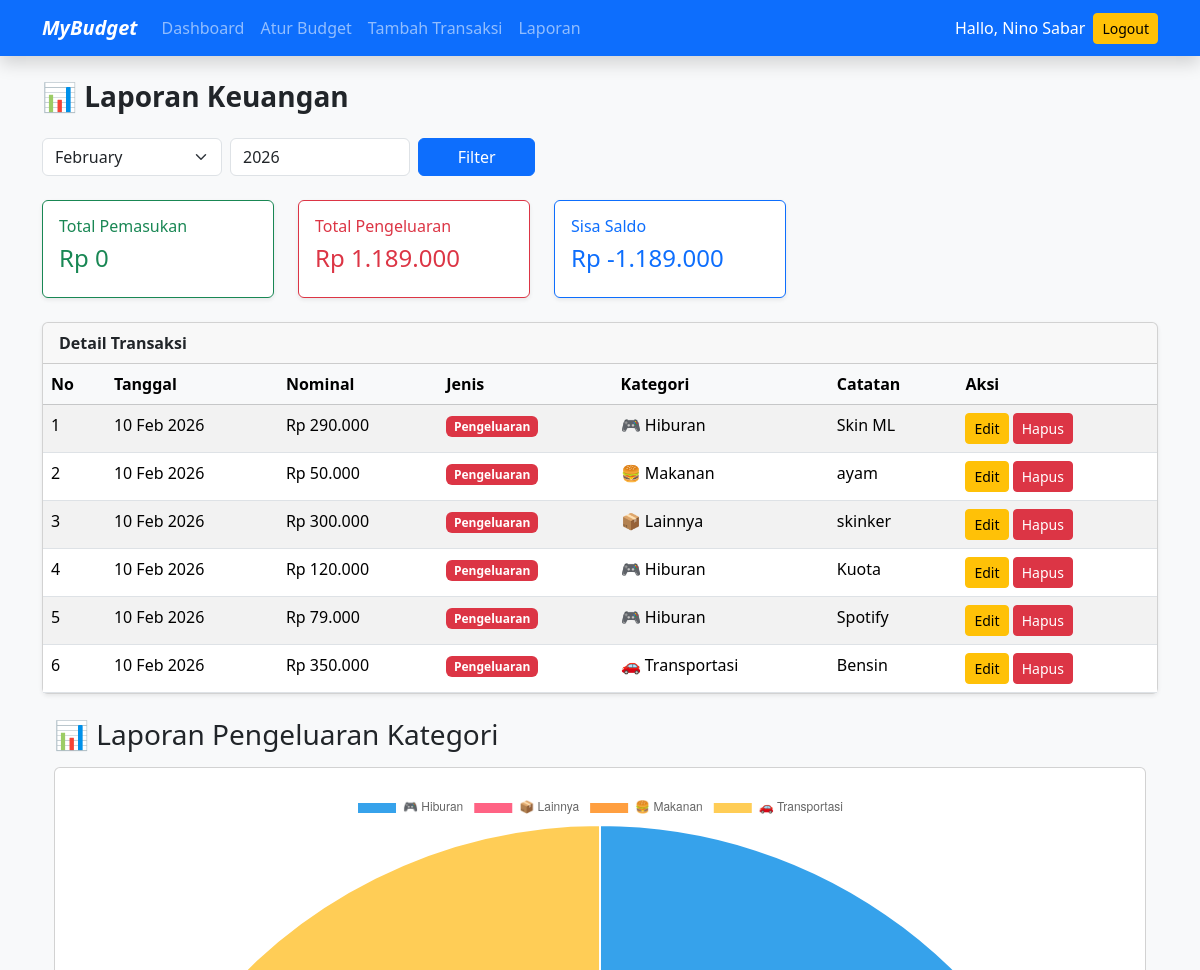
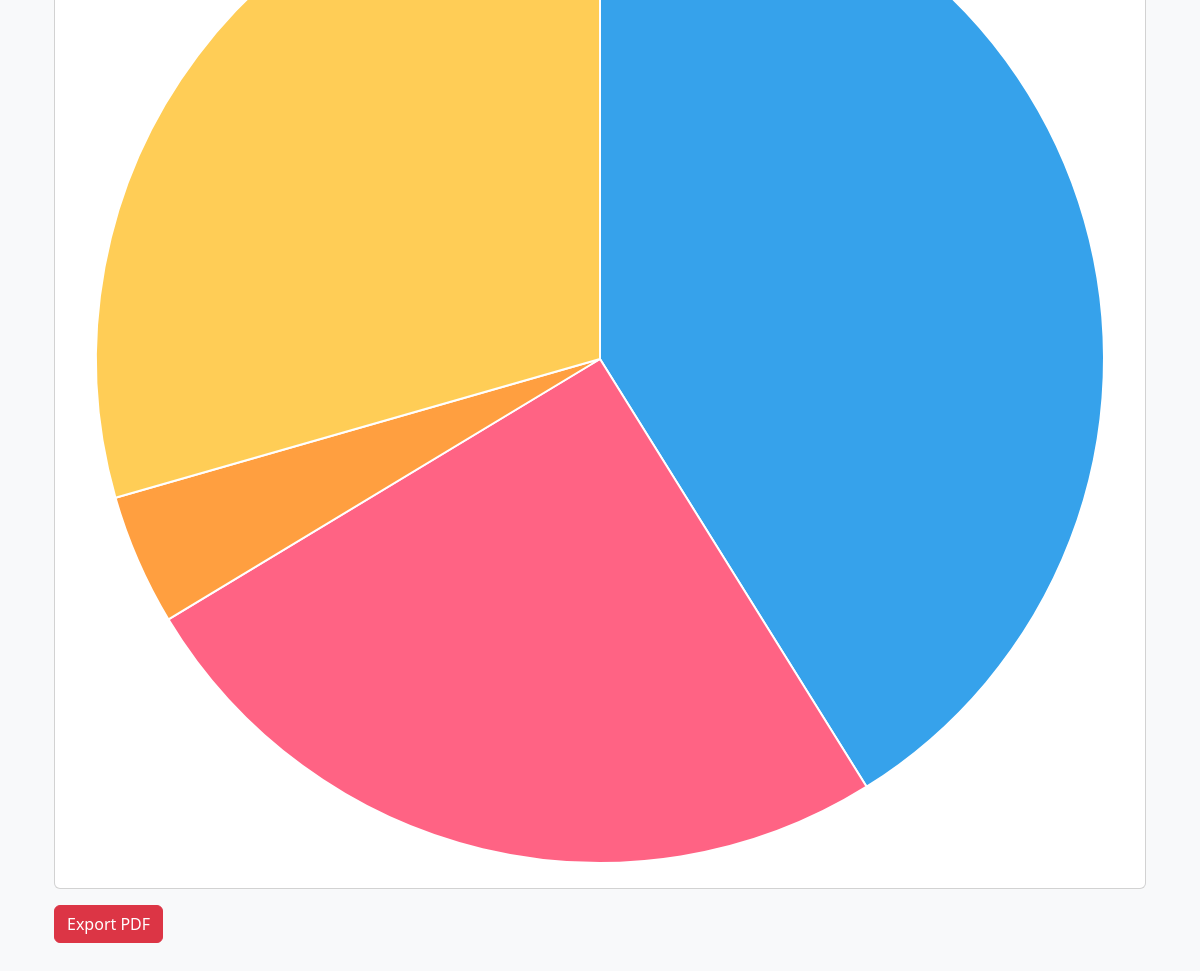
The app's page /RPL2/laporan.php (signed in) with its own data (2 pictures, top to bottom).
### tables this page shows
CREATE TABLE `transaksi` (
  `id_transaksi` int(11) NOT NULL,
  `user_id` int(11) NOT NULL,
  `jumlah` int(11) NOT NULL,
  `jenis` enum('Pemasukan','Pengeluaran') NOT NULL,
  `kategori` varchar(50) NOT NULL,
  `catatan` varchar(255) NOT NULL,
  `tanggal` date NOT NULL
);

### RPL2/laporan.php (the view, shortened to what this page needs)
<?php
include('db_connect.php');
$user_id = $_SESSION['user']['id'];
$bulan = $_GET['bulan'] ?? date('m');
$tahun = $_GET['tahun'] ?? date('Y');
$query = mysqli_query($koneksi, "SELECT * FROM transaksi WHERE user_id='$user_id' AND MONTH(tanggal)='$bulan' AND YEAR(tanggal)='$tahun' ORDER BY tanggal DESC");
$data = mysqli_fetch_all($query, MYSQLI_ASSOC);
$total_pemasukan = 0;
$total_pengeluaran = 0;
foreach ($data as $trx) {
    if ($trx['jenis'] == "Pemasukan") {
        $total_pemasukan += $trx['jumlah'];
    } else {
        $total_pengeluaran += $trx['jumlah'];
    }
}
$saldo = $total_pemasukan - $total_pengeluaran;
$query = mysqli_query($koneksi, "SELECT kategori, SUM(jumlah) AS total
    FROM transaksi
    WHERE user_id='$user_id' AND jenis='Pengeluaran'
    GROUP BY kategori
");
$kategori = [];
$total = [];
while($row = mysqli_fetch_assoc($query)){
    $kategori[] = $row['kategori'];
    $total[] = $row['total'];
}
?>
<!DOCTYPE html>
<html lang="id">
<head>
    <link href="https://cdn.jsdelivr.net/npm/bootstrap@5.3.8/dist/css/bootstrap.min.css" rel="stylesheet">
</head>
<body class="bg-light">
<nav class="navbar navbar-dark bg-primary shadow navbar-expand-lg">
    <div class="container">
        <a class="navbar-brand fw-bold fst-italic" href="index.php">
            MyBudget
        </a>
        <div class="collapse navbar-collapse" id="menuNavbar">
            <ul class="navbar-nav me-auto">
                <li class="nav-item">
                    <a class="nav-link" href="index.php">Dashboard</a>
                </li>
                <li class="nav-item">
                    <a class="nav-link" href="aturbudget.php">Atur Budget</a>
                </li>
                <li class="nav-item">
                    <a class="nav-link" href="tambahtransaksi.php">Tambah Transaksi</a>
                </li>
                <li class="nav-item">
                    <a class="nav-link" href="laporan.php">Laporan</a>
                </li>
            </ul>
            <div class="d-flex align-items-center gap-2">
                <span class="text-white">
                    Hallo, <?= $_SESSION['user']['nama'] ?>
                </span>
                <form method="post" class="mb-0">
                    <button name="logout" class="btn btn-sm btn-warning">
                        Logout
                    </button>
                </form>
            </div>
        </div>
    </div>
</nav>
<div class="container py-4">
        <div class="col-lg-8">
            <h3 class="mb-4 fw-bold">📊 Laporan Keuangan</h3>
            <form method="GET" class="row g-2 mb-4">
            <div class="col-md-3">
                <select name="bulan" class="form-select">
                    <?php for($i=1;$i<=12;$i++): ?>
                <option value="<?= $i ?>" <?= $bulan==$i?'selected':'' ?>>
                    <?= date('F', mktime(0,0,0,$i,1)) ?>
                </option>
                    <?php endfor ?>
                </select>
            </div>
            <div class="col-md-3">
                <input type="number" name="tahun" class="form-control"value="<?= $tahun ?>">
            </div>
            <div class="col-md-2">
                <button class="btn btn-primary w-100">Filter</button>
            </div>
            </form>
        <div class="row mb-4">
            <div class="col-md-4">
                <div class="card shadow-sm border-success">
                    <div class="card-body text-success">
                        <h6>Total Pemasukan</h6>
                            <h4>Rp <?= number_format($total_pemasukan,0,',','.') ?></h4>
                    </div>
                </div>
            </div>
        <div class="col-md-4">
            <div class="card shadow-sm border-danger">
                <div class="card-body text-danger">
                    <h6>Total Pengeluaran</h6>
                    <h4>Rp <?= number_format($total_pengeluaran,0,',','.') ?></h4>
                </div>
            </div>
        </div>
        <div class="col-md-4">
            <div class="card shadow-sm border-primary">
                <div class="card-body text-primary">
                    <h6>Sisa Saldo</h6>
                    <h4>Rp <?= number_format($saldo,0,',','.') ?></h4>
                </div>
            </div>
        </div>
    </div>
</div>
        <div class="card shadow-sm">
            <div class="card-header fw-bold">
                Detail Transaksi
            </div>
        <table class="table table-striped mb-0">
            <thead class="table-light">
                <tr>
                    <th>No</th>
                    <th>Tanggal</th>
                    <th>Nominal</th>
                    <th>Jenis</th>
                    <th>Kategori</th>
                    <th>Catatan</th>
                    <th>Aksi</th>
                </tr>
        </thead>
        <tbody>
            <?php if(count($data)>0): ?>
            <?php $no=1; foreach($data as $trx): ?>
        <tr>
            <td><?= $no++ ?></td>
            <td><?= date('d M Y', strtotime($trx['tanggal'])) ?></td>
            <td>Rp <?= number_format($trx['jumlah'],0,',','.') ?></td>
            <td>
            <?php if($trx['jenis']=="Pemasukan"): ?>
            <span class="badge bg-success">Pemasukan</span>
            <?php else: ?>
            <span class="badge bg-danger">Pengeluaran</span>
            <?php endif ?>
            </td>
            <td><?= $trx['kategori'] ?></td>
            <td><?= $trx['catatan'] ?: '-' ?></td>
            <td>
                <a href="edittransaksi.php?id=<?= $trx['id_transaksi'] ?>"
                    class="btn btn-sm btn-warning">
                    Edit
                </a>
                <a href="hapustransaksi.php?id=<?= $trx['id_transaksi'] ?>"
                    class="btn btn-sm btn-danger"
                    onclick="return confirm('Yakin hapus transaksi?')">
                    Hapus
                </a>
            </td>
        </tr>
            <?php endforeach ?>
            <?php endif ?>
        </tbody>
        </table>
        </div>
    <div class="container py-4">
        <h3 class="mb-3">📊 Laporan Pengeluaran Kategori</h3>
        <div class="card p-4" id="chartArea">
        <canvas id="myChart"></canvas>
        </div>
        <button onclick="downloadPDF()" class="btn btn-danger mt-3">
            Export PDF
        </button>
    </div>
<script>
const kategori = <?php echo json_encode($kategori); ?>;
const total = <?php echo json_encode($total); ?>;
const ctx = document.getElementById('myChart');
new Chart(ctx, {
    type: 'pie',
    data: {
        labels: kategori,
        datasets: [{
            data: total
        }]
    }
});
function downloadPDF(){
    html2canvas(document.querySelector("#chartArea")).then(canvas => {
        const imgData = canvas.toDataURL("image/png");
        const { jsPDF } = window.jspdf;
        const pdf = new jsPDF();
        pdf.addImage(imgData,'PNG',10,10,190,190);
        pdf.save("laporan_pengeluaran.pdf");
    });
}
</script>
</body>
</html>

### records on screen
transaksi: tanggal "10 Feb 2026", jumlah "290.000", jenis "Pengeluaran", kategori "🎮 Hiburan", catatan "Skin ML"
transaksi: tanggal "10 Feb 2026", jumlah "50.000", jenis "Pengeluaran", kategori "🍔 Makanan", catatan "ayam"
transaksi: tanggal "10 Feb 2026", jumlah "300.000", jenis "Pengeluaran", kategori "📦 Lainnya", catatan "skinker"
transaksi: tanggal "10 Feb 2026", jumlah "120.000", jenis "Pengeluaran", kategori "🎮 Hiburan", catatan "Kuota"
transaksi: tanggal "10 Feb 2026", jumlah "79.000", jenis "Pengeluaran", kategori "🎮 Hiburan", catatan "Spotify"
transaksi: tanggal "10 Feb 2026", jumlah "350.000", jenis "Pengeluaran", kategori "🚗 Transportasi", catatan "Bensin"

### other values on screen
$_SESSION['user']['nama'] "Nino Sabar"
$total_pemasukan "0"
$total_pengeluaran "1.189.000"
$saldo "-1.189.000"
form field bulan "February"
chart data {{ json_encode($total) }} ["489000","300000","50000","350000"]
